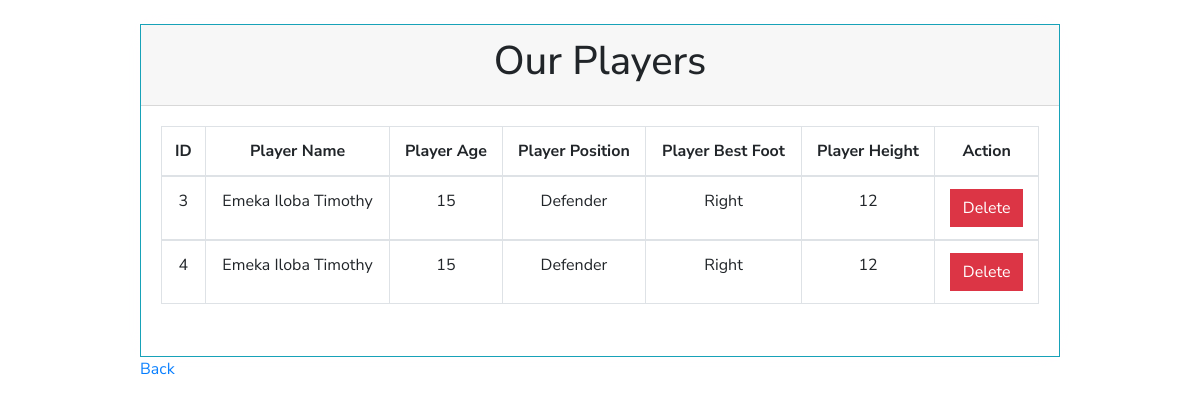
Screenshot of /playersa.php (signed in) with the database file from the repository.
### tables this page shows
CREATE TABLE `players` (
  `id` int(255) NOT NULL,
  `playername` varchar(100) DEFAULT NULL,
  `playerage` varchar(100) DEFAULT NULL,
  `playerpos` varchar(100) DEFAULT NULL,
  `playerbf` varchar(100) DEFAULT NULL,
  `playerh` varchar(100) DEFAULT NULL
);

### playersa.php (the view, shortened to what this page needs)
<!DOCTYPE html>
<html>
<head>
    <link rel="stylesheet" type="text/css" href="style.css"/>
    <link rel="stylesheet" type="text/css" href="css/bootstrap.css"/>
     <link rel="stylesheet" href="https://unpkg.com/aos@next/dist/aos.css" />
</head>
<body>
    <div class="Contacts">
        <div class="container">
            <div class="row">
                <div class="col-md-1">
                </div>
                <div class="col-md-10"><br>
                   <div class="card">
                       <div class="card-header">
                           <h1 class="text-center">Our Players</h1>
                       </div>
                       <div class="card-body">
                           <div class="table table-responsive">
                               <table class="table table-bordered">
                                   <?php
                                        require('conn.php');
                                       $query = "SELECT * FROM players";
                                       $run_query = mysqli_query($conn, $query);
                                       if (mysqli_num_rows($run_query) > 0) :
                                       ?>
                                       <thead>
                                                <tr class="text-center">
                                                    <th>ID</th>
                                                    <th> Player Name</th>
                                                    <th>Player Age</th>
                                                    <th>Player Position</th>
                                                    <th>Player Best Foot</th>
                                                    <th>Player Height</th>
                                                    <th>Action</th>
                                                </tr>
                                       </thead>
                                    <?php
                                        while ($pl = mysqli_fetch_assoc($run_query)) :
                                    ?>
                                    <tbody>
                                        <tr class="text-center">
                                            <td><?php echo $pl['id']; ?></td>
                                            <td><?php echo $pl['playername']; ?></td>
                                            <td><?php echo $pl['playerage']; ?></td>
                                            <td><?php echo $pl['playerpos']; ?></td>
                                            <td><?php echo $pl['playerbf']; ?></td>
                                            <td><?php echo $pl['playerh']; ?></td>
                                            <td>
                                                <form method="POST">
                                                    <input type="submit" name="delete_btn" value="Delete" class="btn btn-danger">
                                                </form>
                                            </td>
                                        </tr>
                                    </tbody>
                                    <?php
                               endwhile;
                           endif;
                           ?>
                               </table>
                           </div>
                       </div>
                   </div>
                   <a href="apa.php">Back</a>
                </div>
                <div class="col-md-1">
                </div>
            </div>
        </div>
    </div>
</body>
</html>

### style.css (style rules this page uses)
* { padding: 0px; margin: 0; box-sizing: border-box; list-style: none; font-family: 'Nunito Sans', sans-serif; }
body { margin-top: 0px; margin-bottom: 0px; margin-left: 0px; margin-right: 0px; padding: 0; background-color: #E2E2E2; font-family: Nunito San, sans-serif; }
.card { position: relative; display: -webkit-box; display: -ms-flexbox; display: flex; -webkit-box-orient: vertical; -webkit-box-direction: normal; -ms-flex-direction: column; flex-direction: column; min-width: 0; word-wrap: break-word; background-color: #ffffff; background-clip: border-box; border: 1px solid #17a2b8; border-radius: 0rem; -webkit-box-shadow: -1px 0px 22px 0px rgba(255,252,255,0.34); -moz-box-shadow: -1px 0px 22px 0px rgba(255,252,255,0.34); box-shadow: -1px 0px 22px 0px rgba(255,252,255,0.34); }
.btn { border-radius: 0; }
.btn { font-family: 'Nunito Sans', sans-serif; }

### rows the page displays
players: id "3", playername "Emeka Iloba Timothy", playerage "15", playerpos "Defender", playerbf "Right", playerh "12"
players: id "4", playername "Emeka Iloba Timothy", playerage "15", playerpos "Defender", playerbf "Right", playerh "12"
